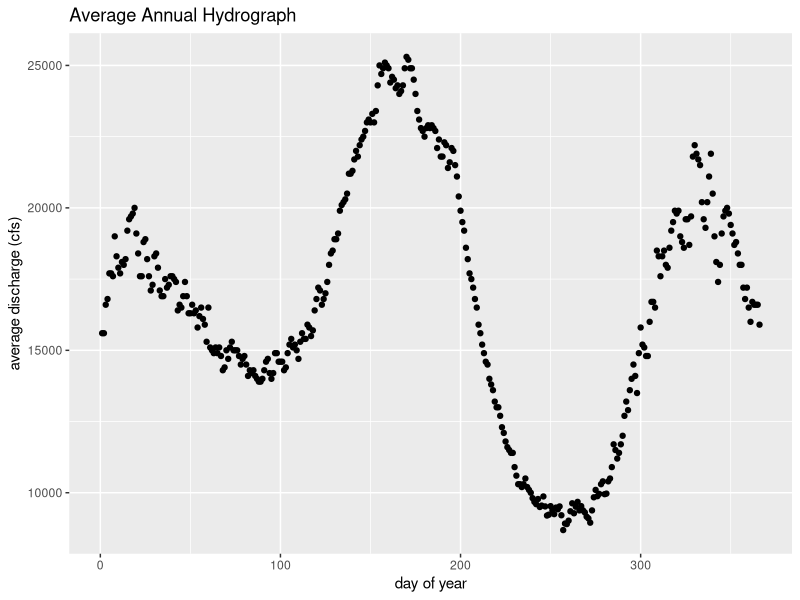

This chart was generated by the following R code:
## ---- chunk 1
library(tidyverse)
## ---- chunk 2
avg_monthly_discharge <- read.csv("../data/avg_monthly_discharge.csv")
avg_monthly_discharge <- mutate(avg_monthly_discharge, year = X)
avg_monthly_discharge <- avg_monthly_discharge %>% rename("1" = X1, "2" = X2, "3" = X3, "4" = X4, "5" = X5, "6" = X6, "7" = X7, "8" = X8, "9" = X9, "10" = X10, "11" = X11, "12" = X12)
avg_monthly_discharge <- subset(avg_monthly_discharge, select = -c(X))
head(avg_monthly_discharge)
## ---- chunk 3
avg_daily_discharge <- read.csv("../data/avg_daily_discharge.csv")
head(avg_daily_discharge)
## ---- chunk 4
yearly_smolt <- read.csv("../data/steelhead_smolt_trapped.csv")
head(yearly_smolt)
## ---- chunk 5
ggplot(avg_daily_discharge)+
  geom_point(mapping = aes(x=day.of.year, y=mean))+
  labs(x="day of year", y= "average discharge (cfs)", title = "Average Annual Hydrograph")
